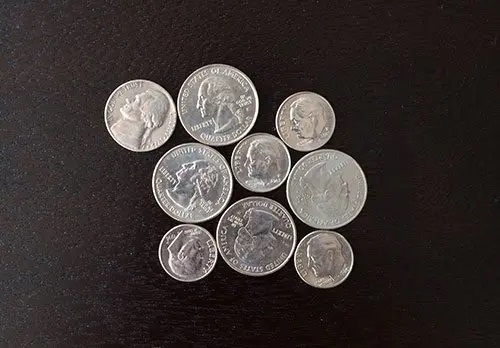
#> input picture Módulo 04 - Visão Computacional/aula_04_segmentacao_de_imagens/coins.jpg, 500 x 348 px
$ python limiarizacao_ex1.py
#> lines starting #> are read from the running program, lines starting #| are printed output that depends on the picture
import cv2
from matplotlib import pyplot as plt

image = cv2.imread("coins.jpg", 0)
#> image: shape (348, 500); min 0, max 255, mean 55.8

plt.figure(figsize=(13,5))
plt.subplot(121), plt.imshow(image, "gray"), plt.title('Input')
plt.subplot(122), plt.hist(image.ravel(), 256, [0, 256]), plt.title('Hist')
plt.show()
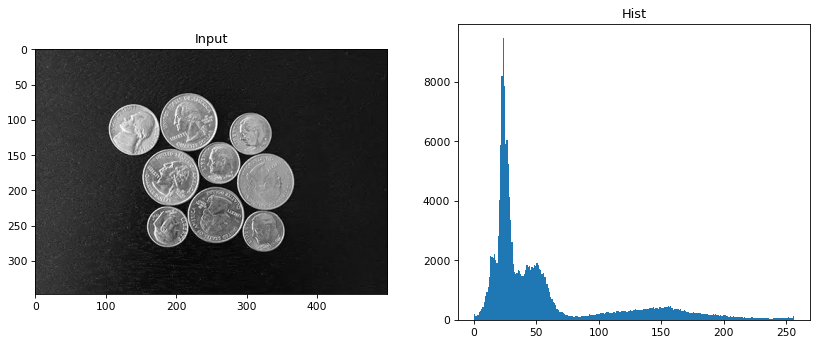
#> figure drawn by matplotlib, 2 panels; panel 2: tallest bar 9475 high, from x = 23 to 24

plt.figure(figsize=(13,5))
plt.imshow(image > 175, "gray"), plt.title('Thresholding')
plt.show()
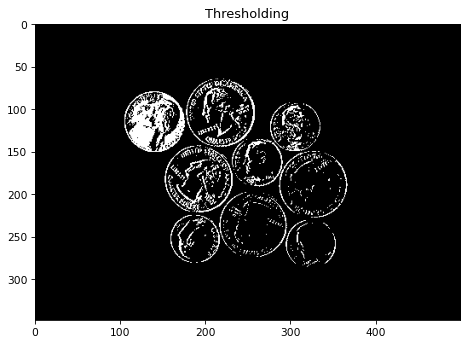
#> figure drawn by matplotlib, 1 panel
